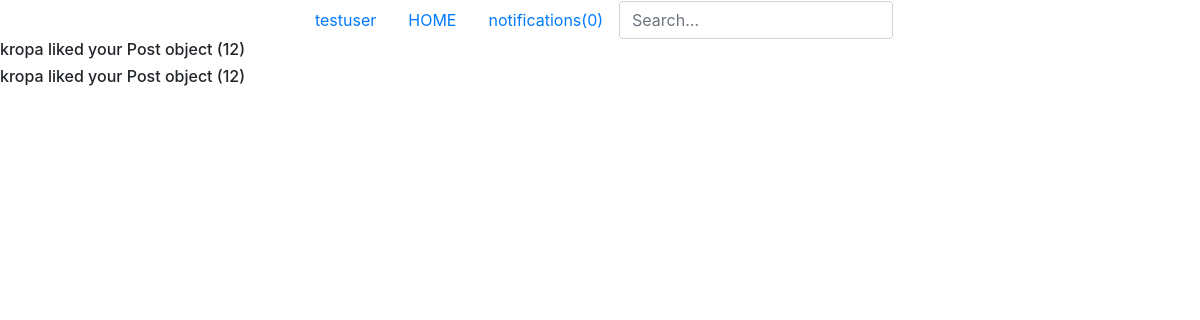
Page /users/notifications/ (signed in) on the earlier database version.
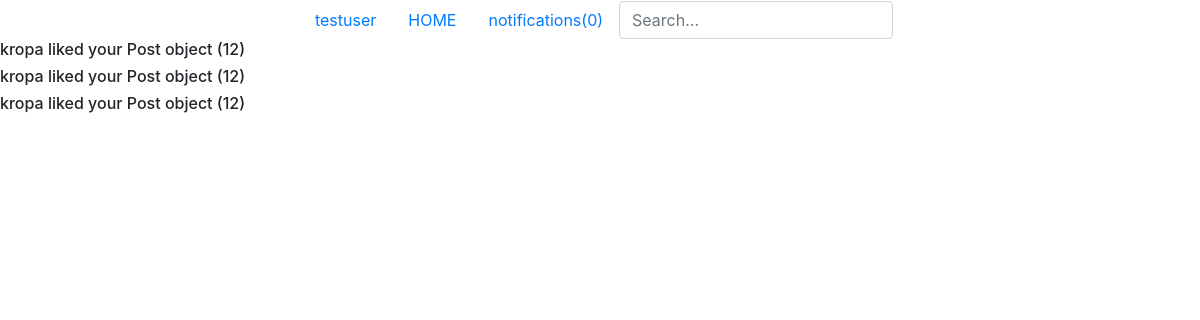
Same page on the later database version.
### users/models.py (models this page shows)
class Notification(models.Model):
    profile = models.ForeignKey(Profile, on_delete=models.CASCADE)
    is_read = models.BooleanField(default=False)
    message = models.TextField(max_length=100)

### users/views.py (the view)
# urls.py: path('notifications/', NotificationListView.as_view(), name='notifications')
class NotificationListView(ListView):
    model = Notification
    template_name = 'users/notifications.html'
    def get_queryset(self):
        notifications = Notification.objects.filter(profile=self.request.user.profile).all()
        print(notifications)
        notifications.update(is_read=True)
        return notifications

### users/templatetags/notifilter.py (called while the page is built)
@register.filter
def notifilter(args):
    filtered = []
    for i in args:
        if i.is_read == False:
            filtered.append(i)
    return filtered

### users/templates/users/notifications.html (shortened to what this page needs)
{% extends 'users/base.html' %}
{% block content %}
    {% for notification in object_list %}
        <h6>{{ notification.message }}</h6>
    {% endfor %}
{% endblock %}

Differences in the rows shown:
added Notification: message "kropa liked your Post object (12)"
